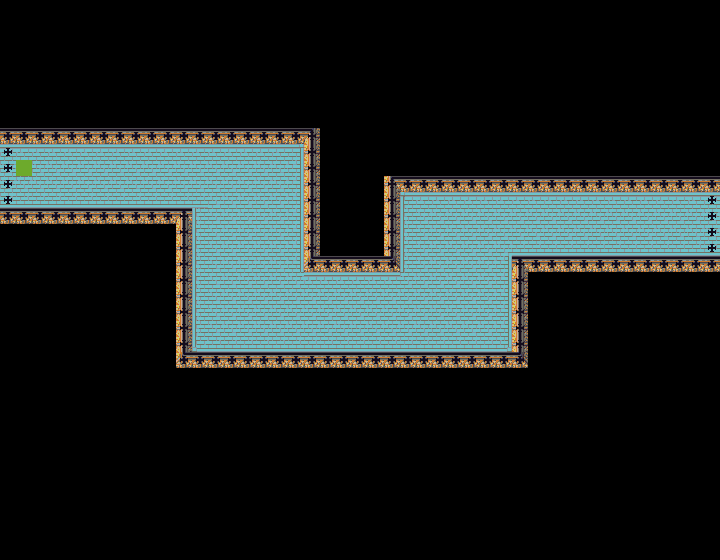

A level layout from a 2D game, rendered from its tile map. Below: a short description, then the map file with tile-grid data replaced by summaries:
An orthogonal 45x35 tile map with 16x16 px tiles, 4 tile layers (Floor, Character, Wall, Collision), 2 tilesets.

<map version="1.0" orientation="orthogonal" renderorder="right-down" width="45" height="35" tilewidth="16" tileheight="16" nextobjectid="1">
 <tileset firstgid="1" name="Wall" tilewidth="16" tileheight="16">
  <image source="../../tileset/Wall.png" width="320" height="816" />
 </tileset>
 <tileset firstgid="1021" name="Floor" tilewidth="16" tileheight="16">
  <image source="../../tileset/Floor.png" width="336" height="624" />
 </tileset>
 <layer name="Floor" width="45" height="35">
  <data>[1575 cells, 291 non-empty, 9 distinct tile ids]</data>
 </layer>
 <layer name="Character" width="45" height="35">
  <data>[1575 cells, 1 non-empty, 1 distinct tile ids]</data>
 </layer>
 <layer name="Wall" width="45" height="35">
  <data>[1575 cells, 118 non-empty, 7 distinct tile ids]</data>
 </layer>
 <layer name="Collision" width="45" height="35">
  <data>[1575 cells, 126 non-empty, 1 distinct tile ids]</data>
 </layer>
</map>
